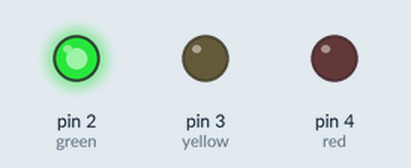
Simulated run of this sketch. Board: Arduino Uno, built with avr-gcc and run on an emulated ATmega328P. Parts: output pins drawn as LEDs (lit = HIGH).

Above: at 0.2 s.
At 2.6 s:
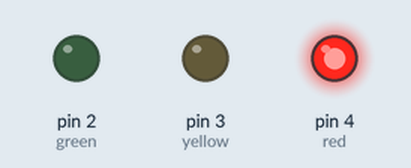
At 6.2 s:
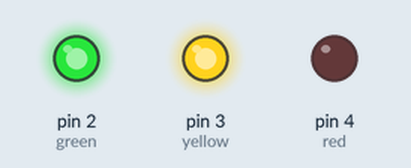
Timing chart, 0 to 6.5 s (numbered marks = the images above):
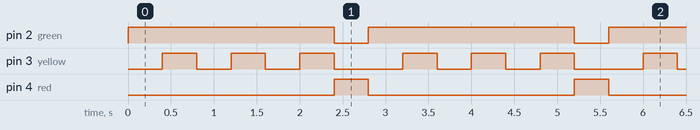

Measured:
- by itself, pin 2 (green): alternates HIGH for 2.4 s and LOW for 0.40 s
- by itself, pin 3 (yellow): repeats every 2.8 s: 2 × (LOW 0.40 s, HIGH 0.40 s), LOW 0.80 s, HIGH 0.40 s
- by itself, pin 4 (red): alternates HIGH for 0.40 s and LOW for 2.4 s

The sketch:

Task_One.ino
```cpp
#define green 2
#define yellow 3
#define red 4
void setup()
{
  for(byte i=2;i<5;i++)
  pinMode(i, OUTPUT);
  /*
   * pinMode(green, OUTPUT);
   * pinMode(yellow, OUTPUT);
   * pinMode(red, OUTPUT);
   */
}

void loop()
{
  digitalWrite(green, HIGH);
  delay(400);
  digitalWrite(yellow, HIGH);
  delay(400);
  digitalWrite(yellow, LOW);
  delay(400);
  digitalWrite(yellow, HIGH);
  delay(400);
  digitalWrite(yellow, LOW);
  delay(400);
  digitalWrite(yellow, HIGH);
  delay(400);
  digitalWrite(yellow, LOW);
  digitalWrite(green, LOW);
  digitalWrite(red, HIGH);
  delay(400);
  digitalWrite(red, LOW);
}
```
